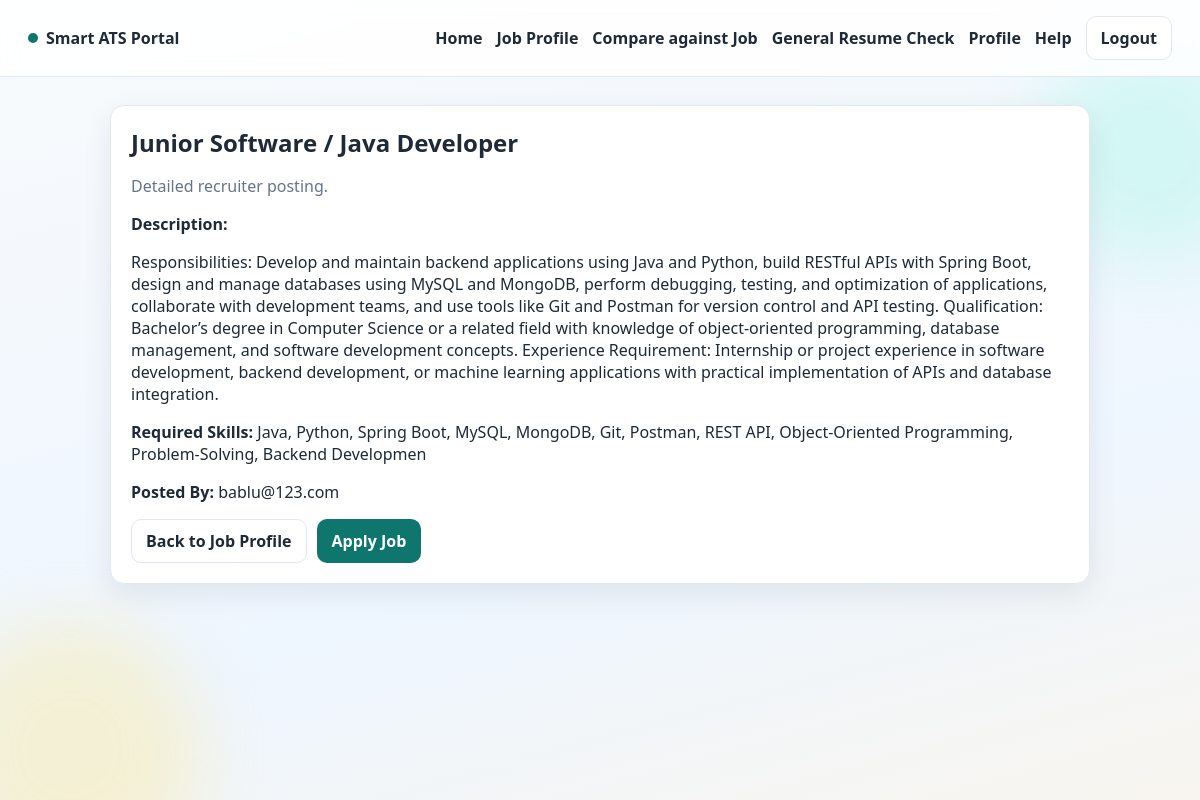
The page /student/jobs/4 (signed in) on the database its author committed.
### tables this page shows
CREATE TABLE jobs(
        id INTEGER PRIMARY KEY AUTOINCREMENT,
        title TEXT,
        description TEXT,
        skills TEXT,
        recruiter_email TEXT
    , application_deadline TEXT);

### app.py (the view)
@app.route("/student/jobs/<int:job_id>")
def student_job_detail(job_id):
    if not role_required("student"):
        flash("Student access required.", "error")
        return redirect("/")
    conn = get_db_connection()
    cur = conn.cursor()
    cur.execute("SELECT * FROM jobs WHERE id=?", (job_id,))
    job = cur.fetchone()
    conn.close()
    if not job:
        flash("Job not found.", "error")
        return redirect("/student/job-profile")
    return render_template(
        "student_job_detail.html",
        job=job,
        resume_uploaded="resume_text" in session,
    )

### app.py (called while the page is built)
def get_db_connection():
    conn = sqlite3.connect("database.db", timeout=10)
    conn.row_factory = sqlite3.Row
    return conn

def role_required(role):
    return "user" in session and session.get("role") == role

@app.context_processor
def inject_user_context():
    return {
        "is_logged_in": "user" in session,
        "user_email": session.get("user"),
        "role": session.get("role"),
    }

### templates/student_job_detail.html (shortened to what this page needs)
{% extends "base.html" %}
{% block content %}
<section class="card fade-up">
  <div class="section-head">
    <h1>{{ job["title"] }}</h1>
    <p>Detailed recruiter posting.</p>
  </div>
  <p><strong>Description:</strong></p>
  <p>{{ job["description"] or "No description provided." }}</p>
  <p><strong>Required Skills:</strong> {{ job["skills"] or "Not specified" }}</p>
  <p><strong>Posted By:</strong> {{ job["recruiter_email"] }}</p>
  <div class="job-actions">
    <a class="btn-outline" href="/student/job-profile">Back to Job Profile</a>
    <a class="btn-primary" href="/student/jobs/{{ job['id'] }}/apply">Apply Job</a>
  </div>
</section>
{% endblock %}

### static/css/style.css (style rules this page uses)
:root { --bg: #f7f9fc; --card: #ffffff; --ink: #1f2937; --muted: #64748b; --line: #e2e8f0; --brand: #0f766e; --brand-strong: #115e59; --accent: #f59e0b; --danger: #b91c1c; --ok: #047857; --shadow: 0 10px 30px rgba(15, 23, 42, 0.08); }
* { box-sizing: border-box; }
body { margin: 0; color: var(--ink); background: linear-gradient(165deg, #f8fafc 0%, #eef6ff 65%, #f8f5ef 100%); font-family: "Segoe UI", Tahoma, Geneva, Verdana, sans-serif; min-height: 100vh; }
.hero h1, .section-head h1, .section-head h2 { margin: 0; }
.hero p, .section-head p, .helper-text { color: var(--muted); }
.card { background: var(--card); border: 1px solid var(--line); border-radius: 14px; padding: 20px; box-shadow: var(--shadow); margin-bottom: 18px; }
.btn-primary, .btn-outline { display: inline-flex; justify-content: center; align-items: center; padding: 10px 14px; border-radius: 10px; font-weight: 700; border: 1px solid transparent; text-decoration: none; cursor: pointer; }
.btn-primary { background: var(--brand); color: #fff; }
.btn-outline { border-color: var(--line); background: #fff; color: var(--ink); }
.job-actions { display: flex; gap: 10px; align-items: center; flex-wrap: wrap; margin-top: 10px; }
.fade-up { animation: fadeUp 420ms ease both; }

### rows shown on the page
jobs: title "Junior Software / Java Developer", description "Responsibilities: Develop and maintain backend applications using Java and Python, build RESTful APIs with Spring Boot, design and manage databases using MySQL and MongoDB, perform debugging, testing, and optimization of applications, collaborate with development teams, and use tools like Git and Postman for version control and API testing. Qualification: Bachelor’s degree in Computer Science or a related field with knowledge of object-oriented programming, database management, and software development concepts. Experience Requirement: Internship or project experience in software development, backend development, or machine learning applications with practical implementation of APIs and…", skills "Java, Python, Spring Boot, MySQL, MongoDB, Git, Postman, REST API, Object-Oriented Programming, Problem-Solving, Backend Developmen", recruiter_email "bablu@123.com"
